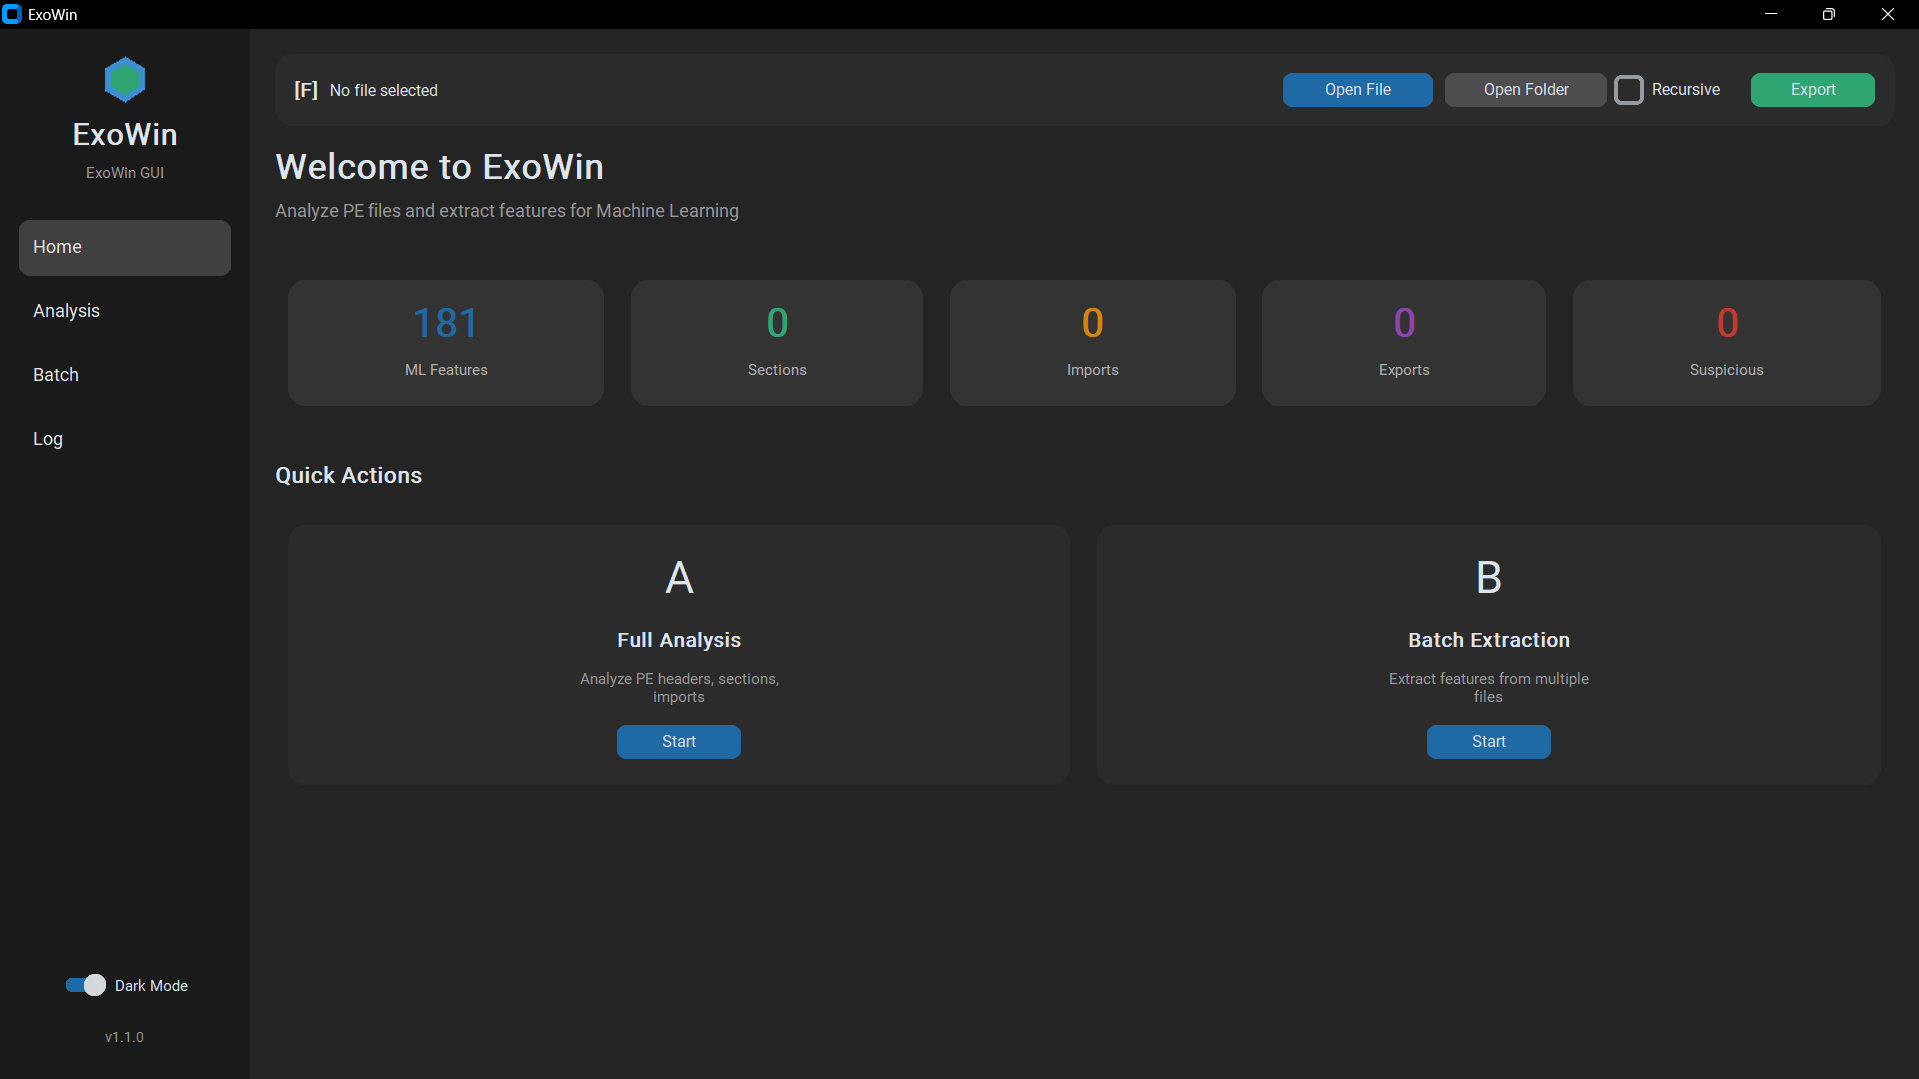

This figure's Python source:
"""
Modern GUI for ExoWin
Using CustomTkinter for a modern, responsive UI
"""
import os
import sys
import threading
import json
from pathlib import Path
from typing import Optional, List, Dict, Any
import datetime

import customtkinter as ctk
from tkinter import filedialog, messagebox
import tkinter as tk
from PIL import Image, ImageDraw, ImageTk
import math
import os
import sys
import threading
import json
from pathlib import Path
from typing import Optional, List, Dict, Any
import datetime

import customtkinter as ctk
from tkinter import filedialog, messagebox
import tkinter as tk
from PIL import Image, ImageDraw, ImageTk

# Add parent to path for imports
sys.path.insert(0, str(Path(__file__).parent.parent))

import pefile
from exowin.analyzer import ExoWinAnalyzer
from exowin.extractors import MLFeaturesExtractor, DLLFeaturesExtractor
from exowin.reporters import JSONReporter, HTMLReporter, MarkdownReporter, CSVReporter

# Set appearance
ctk.set_appearance_mode("dark")
ctk.set_default_color_theme("blue")

def create_app_icon(size=64):
    """Create a programmatic app icon with hexagon shape"""
    img = Image.new('RGBA', (size, size), (0, 0, 0, 0))
    draw = ImageDraw.Draw(img)

    center = size // 2
    radius = size // 2 - 4

    # Draw hexagon layers
    colors = [(59, 142, 208, 255), (47, 165, 114, 255), (31, 106, 165, 255)]
    for i, color in enumerate(colors):
        r = radius - (i * 8)
        if r > 0:
            points = [(center + r * math.cos(math.pi / 3 * j - math.pi / 2),
                       center + r * math.sin(math.pi / 3 * j - math.pi / 2)) for j in range(6)]
            draw.polygon(points, fill=color)

    # Draw "EX" text
    line_width = max(2, size // 20)
    ex_size = size // 3
    start_x, start_y = center - ex_size // 2 - 2, center - ex_size // 2
    white = (255, 255, 255, 255)

    # E shape
    draw.line([(start_x, start_y), (start_x, start_y + ex_size)], fill=white, width=line_width)
    draw.line([(start_x, start_y), (start_x + ex_size//2, start_y)], fill=white, width=line_width)
    draw.line([(start_x, start_y + ex_size//2), (start_x + ex_size//3, start_y + ex_size//2)], fill=white, width=line_width)
    draw.line([(start_x, start_y + ex_size), (start_x + ex_size//2, start_y + ex_size)], fill=white, width=line_width)

    # X shape
    x_start = center + 2
    draw.line([(x_start, start_y), (x_start + ex_size//2, start_y + ex_size)], fill=white, width=line_width)
    draw.line([(x_start + ex_size//2, start_y), (x_start, start_y + ex_size)], fill=white, width=line_width)

    return img


def create_sidebar_logo(size=40):
    """Create a smaller logo icon for sidebar"""
    img = Image.new('RGBA', (size, size), (0, 0, 0, 0))
    draw = ImageDraw.Draw(img)

    center = size // 2
    radius = size // 2 - 2

    # Outer hexagon (blue)
    points = [(center + radius * math.cos(math.pi / 3 * j - math.pi / 2),
               center + radius * math.sin(math.pi / 3 * j - math.pi / 2)) for j in range(6)]
    draw.polygon(points, fill=(59, 142, 208, 255))

    # Inner hexagon (green)
    inner_r = radius - 6
    points_inner = [(center + inner_r * math.cos(math.pi / 3 * j - math.pi / 2),
                     center + inner_r * math.sin(math.pi / 3 * j - math.pi / 2)) for j in range(6)]
    draw.polygon(points_inner, fill=(47, 165, 114, 255))

    return img

class StatCard(ctk.CTkFrame):
    """Stat card for dashboard"""

    def __init__(self, master, title: str, value: str = "0", color: str = "blue", **kwargs):
        super().__init__(master, corner_radius=15, fg_color=("gray90", "gray20"), **kwargs)

        self.grid_columnconfigure(0, weight=1)

        colors = {
            "blue": ("#3B8ED0", "#1F6AA5"),
            "green": ("#2FA572", "#2FA572"),
            "orange": ("#F5A623", "#D4850E"),
            "red": ("#E74C3C", "#C0392B"),
            "purple": ("#9B59B6", "#8E44AD"),
        }

        accent = colors.get(color, colors["blue"])

        # Value (big number)
        self.value_label = ctk.CTkLabel(
            self, text=value,
            font=ctk.CTkFont(size=32, weight="bold"),
            text_color=accent[0] if ctk.get_appearance_mode() == "Light" else accent[1]
        )
        self.value_label.grid(row=0, column=0, padx=20, pady=(15, 5))

        # Title
        self.title_label = ctk.CTkLabel(
            self, text=title,
            font=ctk.CTkFont(size=12),
            text_color=("gray50", "gray70")
        )
        self.title_label.grid(row=1, column=0, padx=20, pady=(0, 15))

    def set_value(self, value: str):
        self.value_label.configure(text=value)

class PEAnalyzerGUI(ctk.CTk):
    """ExoWin - Modern GUI"""

    def __init__(self):
        super().__init__()

        # Window setup
        self.title("ExoWin")
        self.geometry("1400x900")
        self.minsize(1000, 700)

        # Set window icon
        try:
            icon_img = create_app_icon(64)
            self._icon_photo = ImageTk.PhotoImage(icon_img)
            self.iconphoto(True, self._icon_photo)
        except Exception as e:
            print(f"Could not set icon: {e}")

        # Make responsive
        self.grid_columnconfigure(1, weight=1)
        self.grid_rowconfigure(0, weight=1)

        # Initialize components
        self.analyzer = ExoWinAnalyzer()
        self.ml_extractor = MLFeaturesExtractor()
        self.dll_extractor = DLLFeaturesExtractor()
        self.reporters = {
            "JSON": JSONReporter(),
            "HTML": HTMLReporter(),
            "Markdown": MarkdownReporter(),
            "CSV": CSVReporter(),
        }

        # State
        self.current_file: Optional[str] = None
        self.current_folder: Optional[str] = None  # Current selected folder
        self.current_results: Optional[Dict] = None
        self.batch_results: List[Dict] = []
        self.collapsed_sections: Dict[str, bool] = {}  # Track collapsed state
        self.expanded_batch_rows: Dict[int, bool] = {}  # Track expanded batch rows

        # Build UI
        self._create_sidebar()
        self._create_main_content()

        # Set default view
        self.show_home()

    def _create_sidebar(self):
        """Create sidebar navigation"""
        self.sidebar = ctk.CTkFrame(self, width=220, corner_radius=0, fg_color=("gray95", "gray10"))
        self.sidebar.grid(row=0, column=0, sticky="nsew")
        self.sidebar.grid_rowconfigure(10, weight=1)

        # Logo Image
        try:
            logo_img = create_sidebar_logo(40)
            self._sidebar_logo = ctk.CTkImage(light_image=logo_img, dark_image=logo_img, size=(40, 40))
            self.logo_image = ctk.CTkLabel(self.sidebar, image=self._sidebar_logo, text="")
            self.logo_image.grid(row=0, column=0, padx=20, pady=(20, 5))
        except Exception as e:
            print(f"Could not load logo: {e}")

        # Logo/Title
        self.logo_label = ctk.CTkLabel(
            self.sidebar, text="ExoWin",
            font=ctk.CTkFont(size=24, weight="bold")
        )
        self.logo_label.grid(row=1, column=0, padx=20, pady=(5, 2))

        self.subtitle = ctk.CTkLabel(
            self.sidebar, text="ExoWin GUI",
            font=ctk.CTkFont(size=12),
            text_color=("gray50", "gray60")
        )
        self.subtitle.grid(row=2, column=0, padx=20, pady=(0, 20))

        # Navigation buttons
        self.nav_buttons = {}

        nav_items = [
            ("home", "Home", self.show_home),
            ("analyze", "Analysis", self.show_analysis),
            ("batch", "Batch", self.show_batch),
            ("log", "Log", self.show_log),
        ]

        for i, (key, text, command) in enumerate(nav_items):
            btn = ctk.CTkButton(
                self.sidebar, text=text, anchor="w",
                font=ctk.CTkFont(size=14),
                fg_color="transparent",
                text_color=("gray20", "gray90"),
                hover_color=("gray80", "gray25"),
                height=45, corner_radius=10,
                command=command
            )
            btn.grid(row=i + 3, column=0, padx=15, pady=3, sticky="ew")
            self.nav_buttons[key] = btn

        # Spacer
        spacer = ctk.CTkFrame(self.sidebar, fg_color="transparent")
        spacer.grid(row=11, column=0, sticky="nsew")

        # Theme toggle
        self.theme_switch = ctk.CTkSwitch(
            self.sidebar, text="Dark Mode",
            command=self._toggle_theme,
            font=ctk.CTkFont(size=12)
        )
        self.theme_switch.grid(row=12, column=0, padx=20, pady=10)
        self.theme_switch.select()  # Dark mode default

        # Version
        self.version_label = ctk.CTkLabel(
            self.sidebar, text="v1.1.0",
            font=ctk.CTkFont(size=11),
            text_color=("gray50", "gray60")
        )
        self.version_label.grid(row=13, column=0, padx=20, pady=(5, 20))

    def _create_main_content(self):
        """Create main content area"""
        self.main_container = ctk.CTkFrame(self, corner_radius=0, fg_color="transparent")
        self.main_container.grid(row=0, column=1, sticky="nsew", padx=20, pady=20)
        self.main_container.grid_columnconfigure(0, weight=1)
        self.main_container.grid_rowconfigure(1, weight=1)

        # Top bar with file info and actions
        self._create_topbar()

        # Content frames
        self.content_frames = {}
        self._create_home_frame()
        self._create_analysis_frame()
        self._create_batch_frame()
        self._create_log_frame()

    def _create_topbar(self):
        """Create top action bar"""
        self.topbar = ctk.CTkFrame(self.main_container, height=60, corner_radius=15)
        self.topbar.grid(row=0, column=0, sticky="ew", pady=(0, 15))
        self.topbar.grid_columnconfigure(1, weight=1)

        # File info
        self.file_icon = ctk.CTkLabel(self.topbar, text="[F]", font=ctk.CTkFont(size=16, weight="bold"))
        self.file_icon.grid(row=0, column=0, padx=(15, 5), pady=15)

        self.file_label = ctk.CTkLabel(
            self.topbar, text="No file selected",
            font=ctk.CTkFont(size=13)
        )
        self.file_label.grid(row=0, column=1, sticky="w", padx=5)

        # Action buttons
        self.btn_open = ctk.CTkButton(
            self.topbar, text="Open File", width=120,
            command=self._open_file, corner_radius=8
        )
        self.btn_open.grid(row=0, column=2, padx=5, pady=10)


        # Recursive checkbox
        self.recursive_var = ctk.BooleanVar(value=False)
        self.btn_folder = ctk.CTkButton(
            self.topbar, text="Open Folder", width=130,
            command=self._open_folder, corner_radius=8,
            fg_color=("gray75", "gray30"),
            hover_color=("gray65", "gray40")
        )
        self.btn_folder.grid(row=0, column=3, padx=(5,0), pady=10, sticky="w")
        self.recursive_cb = ctk.CTkCheckBox(
            self.topbar, text="Recursive", variable=self.recursive_var)
        self.recursive_cb.grid(row=0, column=3, padx=(140,5), pady=10, sticky="w")

        self.btn_export = ctk.CTkButton(
            self.topbar, text="Export", width=100,
            command=self._export_results, corner_radius=8,
            fg_color=("#2FA572", "#2FA572"),
            hover_color=("#248A5C", "#248A5C")
        )
        self.btn_export.grid(row=0, column=4, padx=(5, 15), pady=10)

    def _create_home_frame(self):
        """Create home/dashboard frame"""
        frame = ctk.CTkFrame(self.main_container, corner_radius=15, fg_color="transparent")
        self.content_frames["home"] = frame

        frame.grid_columnconfigure((0, 1, 2, 3, 4), weight=1)

        # Welcome header
        welcome = ctk.CTkLabel(
            frame, text="Welcome to ExoWin",
            font=ctk.CTkFont(size=28, weight="bold")
        )
        welcome.grid(row=0, column=0, columnspan=5, pady=(0, 5), sticky="w")

        desc = ctk.CTkLabel(
            frame,
            text="Analyze PE files and extract features for Machine Learning",
            font=ctk.CTkFont(size=14),
            text_color=("gray50", "gray60")
        )
        desc.grid(row=1, column=0, columnspan=5, pady=(0, 30), sticky="w")

        # Stat cards
        self.stat_cards = {}

        stats = [
            ("features", "ML Features", "181", "blue"),
            ("sections", "Sections", "0", "green"),
            ("imports", "Imports", "0", "orange"),
            ("exports", "Exports", "0", "purple"),
            ("suspicious", "Suspicious", "0", "red"),
        ]

        for i, (key, title, value, color) in enumerate(stats):
            card = StatCard(frame, title, value, color)
            card.grid(row=2, column=i, padx=10, pady=10, sticky="nsew")
            self.stat_cards[key] = card

        # Quick actions
        actions_label = ctk.CTkLabel(
            frame, text="Quick Actions",
            font=ctk.CTkFont(size=18, weight="bold")
        )
        actions_label.grid(row=3, column=0, columnspan=5, pady=(30, 15), sticky="w")

        # Action cards
        actions_frame = ctk.CTkFrame(frame, fg_color="transparent")
        actions_frame.grid(row=4, column=0, columnspan=5, sticky="ew")
        actions_frame.grid_columnconfigure((0, 1), weight=1)

        action_items = [
            ("A", "Full Analysis", "Analyze PE headers, sections, imports", self._smart_analyze),
            ("B", "Batch Extraction", "Extract features from multiple files", self._smart_batch),
        ]

        for i, (icon, title, desc, cmd) in enumerate(action_items):
            card = ctk.CTkFrame(actions_frame, corner_radius=15)
            card.grid(row=0, column=i, padx=10, pady=10, sticky="nsew")
            card.grid_columnconfigure(0, weight=1)

            ctk.CTkLabel(card, text=icon, font=ctk.CTkFont(size=36)).grid(row=0, column=0, pady=(20, 10))
            ctk.CTkLabel(card, text=title, font=ctk.CTkFont(size=16, weight="bold")).grid(row=1, column=0, pady=5)
            ctk.CTkLabel(card, text=desc, font=ctk.CTkFont(size=12), text_color=("gray50", "gray60"), wraplength=180).grid(row=2, column=0, pady=5)
            ctk.CTkButton(card, text="Start", width=100, corner_radius=8, command=cmd).grid(row=3, column=0, pady=(10, 20))

    def _create_analysis_frame(self):
        """Create analysis results frame"""
        frame = ctk.CTkFrame(self.main_container, corner_radius=15, fg_color="transparent")
        self.content_frames["analyze"] = frame

        frame.grid_columnconfigure(0, weight=1)
        frame.grid_columnconfigure(1, weight=1)
        frame.grid_rowconfigure(1, weight=1)

        # Header
        header = ctk.CTkFrame(frame, fg_color="transparent")
        header.grid(row=0, column=0, columnspan=2, sticky="ew", pady=(0, 15))

        ctk.CTkLabel(header, text="Analysis Results", font=ctk.CTkFont(size=22, weight="bold")).pack(side="left")

        ctk.CTkButton(
            header, text="Analyze", width=110,
            command=self._run_full_analysis, corner_radius=8
        ).pack(side="right", padx=5)

        # Left panel - Tree view
        left_panel = ctk.CTkFrame(frame, corner_radius=15)
        left_panel.grid(row=1, column=0, sticky="nsew", padx=(0, 10))
        left_panel.grid_rowconfigure(1, weight=1)
        left_panel.grid_columnconfigure(0, weight=1)

        ctk.CTkLabel(left_panel, text="Structure", font=ctk.CTkFont(size=14, weight="bold")).grid(row=0, column=0, padx=15, pady=10, sticky="w")

        self.analysis_tree_frame = ctk.CTkScrollableFrame(left_panel, corner_radius=10)
        self.analysis_tree_frame.grid(row=1, column=0, sticky="nsew", padx=10, pady=(0, 10))
        self.analysis_tree_frame.grid_columnconfigure(0, weight=1)

        # Right panel - Details
        right_panel = ctk.CTkFrame(frame, corner_radius=15)
        right_panel.grid(row=1, column=1, sticky="nsew", padx=(10, 0))
        right_panel.grid_rowconfigure(1, weight=1)
        right_panel.grid_columnconfigure(0, weight=1)

        ctk.CTkLabel(right_panel, text="Details", font=ctk.CTkFont(size=14, weight="bold")).grid(row=0, column=0, padx=15, pady=10, sticky="w")

        self.analysis_details_frame = ctk.CTkScrollableFrame(right_panel, corner_radius=10)
        self.analysis_details_frame.grid(row=1, column=0, sticky="nsew", padx=10, pady=(0, 10))
        self.analysis_details_frame.grid_columnconfigure(0, weight=1)

    def _create_batch_frame(self):
        """Create batch feature extraction frame"""
        frame = ctk.CTkFrame(self.main_container, corner_radius=15, fg_color="transparent")
        self.content_frames["batch"] = frame

        frame.grid_columnconfigure(0, weight=1)
        frame.grid_rowconfigure(2, weight=1)

        # Header
        header = ctk.CTkFrame(frame, fg_color="transparent")
        header.grid(row=0, column=0, sticky="ew", pady=(0, 15))
        ctk.CTkLabel(header, text="Feature Extraction", font=ctk.CTkFont(size=22, weight="bold")).pack(side="left")
        ctk.CTkLabel(header, text="(Extract ML features from file/folder)", font=ctk.CTkFont(size=12), text_color=("gray50", "gray60")).pack(side="left", padx=15)

        # Options panel
        settings = ctk.CTkFrame(frame, corner_radius=15)
        settings.grid(row=1, column=0, sticky="ew", pady=(0, 15))

        options_frame = ctk.CTkFrame(settings, fg_color="transparent")
        options_frame.pack(fill="x", padx=15, pady=15)

        ctk.CTkLabel(options_frame, text="Pattern:").pack(side="left")
        self.batch_pattern_entry = ctk.CTkEntry(options_frame, width=140, placeholder_text="*.exe,*.dll")
        self.batch_pattern_entry.pack(side="left", padx=(5, 20))
        self.batch_pattern_entry.insert(0, "*.exe,*.dll")

        ctk.CTkLabel(options_frame, text="Label:").pack(side="left")
        self.batch_label_entry = ctk.CTkEntry(options_frame, width=150, placeholder_text="e.g., malware/benign")
        self.batch_label_entry.pack(side="left", padx=(5, 20))


        ctk.CTkButton(
            options_frame, text="Extract Features", width=140,
            command=self._run_batch_extraction, corner_radius=8,
            fg_color=("#2FA572", "#2FA572"), hover_color=("#248A5C", "#248A5C")
        ).pack(side="right")

        # Progress
        progress_frame = ctk.CTkFrame(settings, corner_radius=10, fg_color=("gray90", "gray17"))
        progress_frame.pack(fill="x", padx=15, pady=(0, 15))
        progress_frame.grid_columnconfigure(0, weight=1)

        self.batch_progress = ctk.CTkProgressBar(progress_frame, height=12, corner_radius=6)
        self.batch_progress.pack(fill="x", padx=15, pady=(15, 8))
        self.batch_progress.set(0)

        self.batch_status = ctk.CTkLabel(progress_frame, text="Ready - select a file or folder first", font=ctk.CTkFont(size=12))
        self.batch_status.pack(anchor="w", padx=15, pady=(0, 12))

        # Results
        results_frame = ctk.CTkFrame(frame, corner_radius=15)
        results_frame.grid(row=2, column=0, sticky="nsew")
        results_frame.grid_columnconfigure(0, weight=1)
        results_frame.grid_rowconfigure(1, weight=1)

        results_header = ctk.CTkFrame(results_frame, fg_color="transparent")
        results_header.grid(row=0, column=0, sticky="ew", padx=15, pady=10)

        ctk.CTkLabel(results_header, text="Results (click to view features)", font=ctk.CTkFont(size=14, weight="bold")).pack(side="left")
        ctk.CTkButton(
            results_header, text="Export CSV", width=120,
            command=self._export_batch_csv, corner_radius=8
        ).pack(side="right")

        self.batch_results_scroll = ctk.CTkScrollableFrame(results_frame, corner_radius=10)
        self.batch_results_scroll.grid(row=1, column=0, sticky="nsew", padx=10, pady=(0, 10))
        self.batch_results_scroll.grid_columnconfigure(0, weight=1)

    def _create_log_frame(self):
        """Create log frame"""
        frame = ctk.CTkFrame(self.main_container, corner_radius=15, fg_color="transparent")
        self.content_frames["log"] = frame

        frame.grid_columnconfigure(0, weight=1)
        frame.grid_rowconfigure(1, weight=1)

        # Header
        header = ctk.CTkFrame(frame, fg_color="transparent")
        header.grid(row=0, column=0, sticky="ew", pady=(0, 15))

        ctk.CTkLabel(header, text="Activity Log", font=ctk.CTkFont(size=22, weight="bold")).pack(side="left")
        ctk.CTkButton(header, text="Clear", width=80, command=self._clear_log, corner_radius=8).pack(side="right")

        # Log text
        log_container = ctk.CTkFrame(frame, corner_radius=15)
        log_container.grid(row=1, column=0, sticky="nsew")
        log_container.grid_columnconfigure(0, weight=1)
        log_container.grid_rowconfigure(0, weight=1)

        self.log_text = ctk.CTkTextbox(log_container, corner_radius=10, font=ctk.CTkFont(family="Consolas", size=12))
        self.log_text.grid(row=0, column=0, sticky="nsew", padx=10, pady=10)

    # === Navigation ===

    def _select_nav(self, key: str):
        """Update navigation button states"""
        for k, btn in self.nav_buttons.items():
            if k == key:
                btn.configure(fg_color=("gray75", "gray25"))
            else:
                btn.configure(fg_color="transparent")

    def _show_frame(self, key: str):
        """Show a content frame"""
        for k, frame in self.content_frames.items():
            if k == key:
                frame.grid(row=1, column=0, sticky="nsew")
            else:
                frame.grid_forget()
        self._select_nav(key)

    def show_home(self):
        self._show_frame("home")

    def show_analysis(self):
        self._show_frame("analyze")

    def show_batch(self):
        self._show_frame("batch")

    def show_log(self):
        self._show_frame("log")

    # === Actions ===

    def _toggle_theme(self):
        """Toggle dark/light theme"""
        if self.theme_switch.get():
            ctk.set_appearance_mode("dark")
        else:
            ctk.set_appearance_mode("light")

    def _open_file(self):
        """Open a PE file"""
        filetypes = [
            ("PE Files", "*.exe *.dll *.sys *.ocx *.scr"),
            ("All Files", "*.*")
        ]
        filepath = filedialog.askopenfilename(title="Select PE File", filetypes=filetypes)

        if filepath:
            self.current_file = filepath
            self.current_folder = None  # Clear folder selection
            self.file_icon.configure(text="[F]")
            self.file_label.configure(text=Path(filepath).name)
            self._log(f"Opened: {filepath}")

    def _open_folder(self):
        """Open folder containing PE files"""
        folder = filedialog.askdirectory(title="Select Folder")
        if folder:
            self.current_folder = folder
            self.current_file = None  # Clear single file selection
            folder_name = Path(folder).name
            # Count PE files in folder
            pe_count = len(list(Path(folder).glob("*.exe"))) + len(list(Path(folder).glob("*.dll")))
            self.file_icon.configure(text="[D]")
            self.file_label.configure(text=f"{folder_name}/ ({pe_count} PE files)")
            self._log(f"Selected folder: {folder} ({pe_count} PE files)")

    def _smart_analyze(self):
        """Smart analyze: run if file/folder selected, else go to Analysis tab"""
        if self.current_file or self.current_folder:
            self._run_full_analysis()
        else:
            self.show_analysis()

    def _smart_batch(self):
        """Smart batch: run extraction if file/folder selected, else go to Batch tab"""
        if self.current_file or self.current_folder:
            self.show_batch()
            self._run_batch_extraction()
        else:
            self.show_batch()

    def _run_full_analysis(self):
        """Run full analysis on file or folder"""
        if self.current_folder:
            # Analyze folder
            self._scan_folder_analysis()
        elif self.current_file:
            # Analyze single file
            self._log(f"Starting analysis: {Path(self.current_file).name}")
            threading.Thread(target=self._do_full_analysis, daemon=True).start()
        else:
            messagebox.showwarning("No Selection", "Please open a PE file or folder first.")

    def _scan_folder_analysis(self):
        """Scan folder for PE files and analyze them"""
        if not self.current_folder:
            messagebox.showwarning("No Folder", "Please select a folder using 'Open Folder' button first.")
            return

        recursive = self.folder_recursive_var.get()
        self._log(f"Scanning folder: {self.current_folder} (recursive={recursive})")
        threading.Thread(target=self._do_folder_analysis, args=(recursive,), daemon=True).start()

    def _do_folder_analysis(self, recursive=False):
        """Perform folder analysis in thread"""
        folder_path = Path(self.current_folder)
        patterns = ["*.exe", "*.dll", "*.sys", "*.ocx", "*.scr"]
        pe_files = []
        for pattern in patterns:
            if recursive:
                pe_files.extend(folder_path.rglob(pattern))
            else:
                pe_files.extend(folder_path.glob(pattern))

        if not pe_files:
            self._log("No PE files found in folder")
            self.after(0, lambda: messagebox.showinfo("No Files", "No PE files found in the selected folder."))
            return

        self._log(f"Found {len(pe_files)} PE files")

        all_results = []
        total_sections = 0
        total_imports = 0
        total_suspicious = 0

        for i, filepath in enumerate(pe_files):
            try:
                result = self.analyzer.analyze_file(str(filepath))
                result["_filepath"] = str(filepath)
                all_results.append(result)

                total_sections += result.get("sections", {}).get("count", 0)
                total_imports += len(result.get("imports", {}).get("imports", []))
                total_suspicious += len(result.get("suspicious_indicators", []))

                self._log(f"Analyzed: {filepath.name}")
            except Exception as e:
                self._log(f"Failed: {filepath.name} - {e}")

        if all_results:
            self.current_results = all_results
            self.after(0, lambda: self._display_folder_analysis(all_results, total_sections, total_imports, total_suspicious))
            self._log(f"Folder analysis complete: {len(all_results)} files")

    def _do_full_analysis(self):
        """Perform full analysis in thread"""
        try:
            result = self.analyzer.analyze_file(self.current_file)
            self.current_results = result

            # Update UI on main thread
            self.after(0, lambda: self._display_analysis(result))
            self._log("Analysis complete")

        except Exception as e:
            self._log(f"Error: {e}")
            self.after(0, lambda: messagebox.showerror("Error", str(e)))

    def _display_analysis(self, result: Dict):
        """Display analysis results with collapsible sections"""
        # Update stat cards
        sections = result.get("sections", {})
        imports = result.get("imports", {})
        indicators = result.get("suspicious_indicators", [])
        dll_features = result.get("dll_features", {})

        self.stat_cards["sections"].set_value(str(sections.get("count", 0)))
        self.stat_cards["imports"].set_value(str(len(imports.get("imports", []))))
        self.stat_cards["suspicious"].set_value(str(len(indicators)))

        # Update exports stat
        exports_count = dll_features.get("exports", {}).get("count", 0) if dll_features else imports.get("exports", {}).get("count", 0)
        self.stat_cards["exports"].set_value(str(exports_count))

        # Store result for toggle
        self._current_analysis_result = result

        # Build structure tree with collapsible sections
        self._build_structure_tree(result)

        # Build formatted details
        self._build_details_view(result)

        self.show_analysis()

    def _build_structure_tree(self, result: Dict):
        """Build collapsible structure tree"""
        for widget in self.analysis_tree_frame.winfo_children():
            widget.destroy()

        file_info = result.get("file_info", {})
        sections = result.get("sections", {})
        imports = result.get("imports", {})
        indicators = result.get("suspicious_indicators", [])
        headers = result.get("headers", {})
        strings = result.get("strings", {})

        row = 0

        # File Info Section
        row = self._add_collapsible_section(
            row, "file_info", "File Info", "#3498DB",
            self._build_file_info_content, file_info
        )

        # PE Headers Section
        row = self._add_collapsible_section(
            row, "headers", "PE Headers", "#9B59B6",
            self._build_headers_content, headers
        )

        # Security Features Section (for both EXE and DLL)
        opt_header = headers.get("optional_header", {})
        row = self._add_collapsible_section(
            row, "security", "Security Features", "#16A085",
            self._build_security_content, opt_header
        )

        # Sections Section
        row = self._add_collapsible_section(
            row, "sections", f"Sections ({sections.get('count', 0)})", "#27AE60",
            self._build_sections_content, sections
        )

        # Imports Section
        import_count = len(imports.get("imports", []))
        func_count = sum(len(imp.get("functions", [])) for imp in imports.get("imports", []))
        row = self._add_collapsible_section(
            row, "imports", f"Imports ({import_count} DLLs, {func_count} funcs)", "#F39C12",
            self._build_imports_content, imports
        )

        # Strings Section
        if strings:
            string_count = strings.get("count", 0)
            row = self._add_collapsible_section(
                row, "strings", f"Strings ({string_count})", "#1ABC9C",
                self._build_strings_content, strings
            )

        # Suspicious Indicators Section
        if indicators:
            row = self._add_collapsible_section(
                row, "suspicious", f"Suspicious ({len(indicators)})", "#E74C3C",
                self._build_suspicious_content, indicators
            )

        # DLL Features Section (if DLL)
        dll_features = result.get("dll_features", {})
        if dll_features and dll_features.get("is_dll"):
            row = self._add_collapsible_section(
                row, "dll_features", "DLL Analysis", "#8E44AD",
                self._build_dll_features_content, dll_features
            )

    def _add_collapsible_section(self, row: int, section_id: str, title: str, color: str, content_builder, data) -> int:
        """Add a collapsible section to the tree"""
        is_collapsed = self.collapsed_sections.get(section_id, False)  # Default expanded

        # Section header - use light/dark bg colors instead of hex with alpha
        light_bg = "gray90"
        dark_bg = "gray25"
        header_frame = ctk.CTkFrame(self.analysis_tree_frame, corner_radius=8, fg_color=(light_bg, dark_bg), height=38)
        header_frame.grid(row=row, column=0, sticky="ew", pady=3, padx=2)
        header_frame.grid_columnconfigure(1, weight=1)

        toggle_text = "▶" if is_collapsed else "▼"
        toggle_btn = ctk.CTkButton(
            header_frame, text=toggle_text, width=28, height=28,
            fg_color="transparent", hover_color=("gray80", "gray35"),
            text_color=color, font=ctk.CTkFont(size=12),
            command=lambda sid=section_id: self._toggle_section(sid)
        )
        toggle_btn.grid(row=0, column=0, padx=5, pady=5)

        ctk.CTkLabel(header_frame, text=title, font=ctk.CTkFont(size=13, weight="bold"), text_color=color).grid(row=0, column=1, sticky="w", pady=5)
        row += 1

        # Section content
        if not is_collapsed:
            content_frame = ctk.CTkFrame(self.analysis_tree_frame, corner_radius=6, fg_color=("gray95", "gray17"))
            content_frame.grid(row=row, column=0, sticky="ew", pady=(0, 5), padx=8)
            content_frame.grid_columnconfigure(0, weight=1)
            content_builder(content_frame, data)
            row += 1

        return row

    def _toggle_section(self, section_id: str):
        """Toggle a section's collapsed state"""
        self.collapsed_sections[section_id] = not self.collapsed_sections.get(section_id, False)
        if hasattr(self, '_current_analysis_result'):
            self._build_structure_tree(self._current_analysis_result)

    def _build_file_info_content(self, frame: ctk.CTkFrame, file_info: Dict):
        """Build file info section content"""
        frame.grid_columnconfigure(1, weight=1)
        sha256 = file_info.get("sha256", "N/A")
        sha256_display = sha256[:40] + "..." if sha256 and len(sha256) > 40 else sha256
        ssdeep = file_info.get("ssdeep", "")
        ssdeep_display = ssdeep[:35] + "..." if ssdeep and len(ssdeep) > 35 else ssdeep
        items = [
            ("Filename", file_info.get("filename", "N/A")),
            ("Size", f"{file_info.get('size', 0):,} bytes"),
            ("MD5", file_info.get("md5", "N/A")),
            ("SHA1", file_info.get("sha1", "N/A")),
            ("SHA256", sha256_display),
            ("Entropy", f"{file_info.get('entropy', 0):.4f} - {file_info.get('entropy_interpretation', '')}"),
            ("Imphash", file_info.get("imphash", "N/A")),
        ]
        if ssdeep_display:
            items.append(("SSDeep", ssdeep_display))
        for i, (label, value) in enumerate(items):
            ctk.CTkLabel(frame, text=label, font=ctk.CTkFont(size=11), text_color=("#3498DB", "#5DADE2")).grid(row=i, column=0, sticky="w", padx=10, pady=3)
            ctk.CTkLabel(frame, text=str(value), font=ctk.CTkFont(size=11, family="Consolas")).grid(row=i, column=1, sticky="w", padx=5, pady=3)

    def _build_headers_content(self, frame: ctk.CTkFrame, headers: Dict):
        """Build PE headers section content"""
        frame.grid_columnconfigure(1, weight=1)
        file_hdr = headers.get("file_header", {})
        opt = headers.get("optional_header", {})

        # Handle entry point - might be string or int
        entry_point = opt.get('AddressOfEntryPoint', 0)
        if isinstance(entry_point, str):
            entry_str = entry_point
        else:
            entry_str = f"0x{entry_point:08X}"

        # Handle image base - might be string or int
        image_base = opt.get('ImageBase', 0)
        if isinstance(image_base, str):
            base_str = image_base
        else:
            base_str = f"0x{image_base:X}"

        # Get characteristics list
        chars = file_hdr.get("Characteristics", [])
        chars_str = ", ".join(chars[:4]) if isinstance(chars, list) else str(chars)
        if isinstance(chars, list) and len(chars) > 4:
            chars_str += f" (+{len(chars)-4})"

        items = [
            ("PE Type", headers.get("pe_type", "Unknown")),
            ("Machine", file_hdr.get("Machine", "N/A")),
            ("Subsystem", opt.get("Subsystem", "N/A")),
            ("Entry Point", entry_str),
            ("Image Base", base_str),
            ("Linker", f"{opt.get('MajorLinkerVersion', 0)}.{opt.get('MinorLinkerVersion', 0)}"),
            ("Timestamp", file_hdr.get("TimeDateStamp", "N/A")),
            ("Sections", file_hdr.get("NumberOfSections", 0)),
            ("Checksum", opt.get("CheckSum", "N/A")),
            ("Flags", chars_str),
        ]
        for i, (label, value) in enumerate(items):
            ctk.CTkLabel(frame, text=label, font=ctk.CTkFont(size=11), text_color=("#9B59B6", "#BB8FCE")).grid(row=i, column=0, sticky="w", padx=10, pady=3)
            ctk.CTkLabel(frame, text=str(value), font=ctk.CTkFont(size=11, family="Consolas")).grid(row=i, column=1, sticky="w", padx=5, pady=3)

    def _build_security_content(self, frame: ctk.CTkFrame, opt_header: Dict):
        """Build security features content from DllCharacteristics"""
        frame.grid_columnconfigure(1, weight=1)

        dll_char = opt_header.get("DllCharacteristics", "0x0")

        # Parse hex value
        try:
            if isinstance(dll_char, str):
                char_value = int(dll_char, 16)
            else:
                char_value = int(dll_char)
        except (ValueError, TypeError):
            char_value = 0

        # Define security features with their flags
        features = [
            (0x0040, "ASLR", "Address Space Layout Randomization"),
            (0x0100, "DEP/NX", "Data Execution Prevention"),
            (0x4000, "CFG", "Control Flow Guard"),
            (0x0020, "High Entropy VA", "64-bit ASLR with high entropy"),
            (0x0080, "Force Integrity", "Code signing required"),
            (0x0400, "No SEH", "No structured exception handling"),
        ]

        # Calculate security score
        score = 0
        if char_value & 0x0040: score += 25  # ASLR
        if char_value & 0x0100: score += 25  # DEP
        if char_value & 0x4000: score += 25  # CFG
        if char_value & 0x0020: score += 15  # High Entropy
        if char_value & 0x0080: score += 10  # Force Integrity

        # Score color
        if score >= 75:
            score_color = "#27AE60"
        elif score >= 50:
            score_color = "#F39C12"
        else:
            score_color = "#E74C3C"

        # Security score row
        ctk.CTkLabel(frame, text="Security Score", font=ctk.CTkFont(size=11, weight="bold"),
                     text_color=("#16A085", "#1ABC9C")).grid(row=0, column=0, sticky="w", padx=10, pady=3)
        ctk.CTkLabel(frame, text=f"{score}/100", font=ctk.CTkFont(size=11, family="Consolas", weight="bold"),
                     text_color=score_color).grid(row=0, column=1, sticky="w", padx=5, pady=3)

        # Feature rows
        for i, (flag, name, desc) in enumerate(features, start=1):
            enabled = bool(char_value & flag)
            status = "✓ Enabled" if enabled else "✗ Disabled"
            status_color = "#27AE60" if enabled else "#E74C3C"

            # Important features (ASLR, DEP, CFG) show red if disabled
            if not enabled and flag in [0x0040, 0x0100, 0x4000]:
                status_color = "#E74C3C"
            elif not enabled:
                status_color = ("gray50", "gray60")

            ctk.CTkLabel(frame, text=name, font=ctk.CTkFont(size=10),
                         text_color=("#16A085", "#1ABC9C")).grid(row=i, column=0, sticky="w", padx=10, pady=2)
            ctk.CTkLabel(frame, text=status, font=ctk.CTkFont(size=10, family="Consolas"),
                         text_color=status_color).grid(row=i, column=1, sticky="w", padx=5, pady=2)

    def _build_sections_content(self, frame: ctk.CTkFrame, sections: Dict):
        """Build sections content with table"""
        frame.grid_columnconfigure((0, 1, 2, 3), weight=1)
        # Header
        headers = ["Name", "VSize", "Entropy", "Characteristics"]
        for i, h in enumerate(headers):
            ctk.CTkLabel(frame, text=h, font=ctk.CTkFont(size=10, weight="bold"), text_color=("#27AE60", "#2ECC71")).grid(row=0, column=i, padx=8, pady=5, sticky="w")

        for i, sec in enumerate(sections.get("sections", [])[:12], start=1):
            entropy = sec.get("Entropy", 0)
            # Color based on entropy
            if entropy > 7.2:
                entropy_color = "#E74C3C"  # High - suspicious
            elif entropy > 6.5:
                entropy_color = "#F39C12"  # Medium - warning
            else:
                entropy_color = ("gray40", "gray70")  # Normal

            ctk.CTkLabel(frame, text=sec.get("Name", ""), font=ctk.CTkFont(size=10, family="Consolas")).grid(row=i, column=0, padx=8, pady=2, sticky="w")
            ctk.CTkLabel(frame, text=f"{sec.get('VirtualSize', 0):,}", font=ctk.CTkFont(size=10)).grid(row=i, column=1, padx=8, pady=2, sticky="w")
            ctk.CTkLabel(frame, text=f"{entropy:.2f}", font=ctk.CTkFont(size=10, weight="bold"), text_color=entropy_color).grid(row=i, column=2, padx=8, pady=2, sticky="w")
            chars = sec.get("Characteristics", "")[:25]
            ctk.CTkLabel(frame, text=chars, font=ctk.CTkFont(size=9)).grid(row=i, column=3, padx=8, pady=2, sticky="w")

    def _build_imports_content(self, frame: ctk.CTkFrame, imports: Dict):
        """Build imports content"""
        import_list = imports.get("imports", [])
        for i, imp in enumerate(import_list[:12]):
            dll = imp.get("dll", "")
            funcs = imp.get("functions", [])

            dll_frame = ctk.CTkFrame(frame, fg_color="transparent")
            dll_frame.pack(fill="x", padx=5, pady=2)

            ctk.CTkLabel(dll_frame, text=dll, font=ctk.CTkFont(size=11, weight="bold"), text_color=("#F39C12", "#F5B041")).pack(anchor="w")
            # Extract function names - handle both dict and string formats
            func_names = []
            for f in funcs[:6]:
                if isinstance(f, dict):
                    func_names.append(f.get("name", str(f)))
                else:
                    func_names.append(str(f))
            func_text = ", ".join(func_names) + (f" (+{len(funcs)-6} more)" if len(funcs) > 6 else "")
            ctk.CTkLabel(dll_frame, text=func_text, font=ctk.CTkFont(size=9), text_color=("gray50", "gray60"), wraplength=280).pack(anchor="w", padx=15)

        if len(import_list) > 12:
            ctk.CTkLabel(frame, text=f"... and {len(import_list) - 12} more DLLs", font=ctk.CTkFont(size=10), text_color=("gray50", "gray60")).pack(anchor="w", padx=10, pady=5)

    def _build_strings_content(self, frame: ctk.CTkFrame, strings: Dict):
        """Build strings content"""
        interesting = strings.get("interesting_strings", [])[:10]
        for i, s in enumerate(interesting):
            text = s[:65] + ("..." if len(s) > 65 else "")
            ctk.CTkLabel(frame, text=f"- {text}", font=ctk.CTkFont(size=10, family="Consolas"), text_color=("#1ABC9C", "#48C9B0")).pack(anchor="w", padx=10, pady=1)

    def _build_suspicious_content(self, frame: ctk.CTkFrame, indicators: List):
        """Build suspicious indicators content"""
        for i, ind in enumerate(indicators[:12]):
            text = ind[:70] + ("..." if len(ind) > 70 else "")
            ctk.CTkLabel(frame, text=f"- {text}", font=ctk.CTkFont(size=10), text_color="#E74C3C").pack(anchor="w", padx=10, pady=2)
        if len(indicators) > 12:
            ctk.CTkLabel(frame, text=f"... and {len(indicators) - 12} more", font=ctk.CTkFont(size=10), text_color=("gray50", "gray60")).pack(anchor="w", padx=10, pady=3)

    def _build_dll_features_content(self, frame: ctk.CTkFrame, dll_features: Dict):
        """Build DLL features content"""
        frame.grid_columnconfigure(1, weight=1)

        dll_info = dll_features.get("dll_info", {})
        dll_type = dll_features.get("dll_type_analysis", {})
        dll_chars = dll_features.get("dll_characteristics", {})
        exports = dll_features.get("exports", {})
        security = dll_chars.get("security_features", {})

        # Security score color
        security_score = dll_chars.get("security_score", 0)
        if security_score >= 75:
            score_color = "#27AE60"
        elif security_score >= 50:
            score_color = "#F39C12"
        else:
            score_color = "#E74C3C"

        # Risk level color
        risk_level = dll_info.get("risk_level", "NONE")
        if risk_level == "HIGH":
            risk_color = "#E74C3C"
        elif risk_level == "MEDIUM":
            risk_color = "#F39C12"
        else:
            risk_color = "#27AE60"

        items = [
            ("DLL Type", dll_type.get("type", "Unknown")),
            ("Subtypes", ", ".join(dll_type.get("subtypes", [])) or "None"),
            ("Exports", f"{exports.get('count', 0)} ({exports.get('named_count', 0)} named, {exports.get('ordinal_only_count', 0)} ordinal)"),
            ("Forwarded", str(len(dll_features.get("forwarded_functions", [])))),
            ("Security Score", f"{security_score}/100"),
            ("Risk Level", risk_level),
        ]

        for i, (label, value) in enumerate(items):
            label_color = "#8E44AD"
            value_color = ("gray20", "gray90")

            # Special coloring for security score and risk
            if label == "Security Score":
                value_color = score_color
            elif label == "Risk Level":
                value_color = risk_color

            ctk.CTkLabel(frame, text=label, font=ctk.CTkFont(size=11), text_color=(label_color, "#BB8FCE")).grid(row=i, column=0, sticky="w", padx=10, pady=3)
            if isinstance(value_color, str):
                ctk.CTkLabel(frame, text=str(value), font=ctk.CTkFont(size=11, family="Consolas", weight="bold"), text_color=value_color).grid(row=i, column=1, sticky="w", padx=5, pady=3)
            else:
                ctk.CTkLabel(frame, text=str(value), font=ctk.CTkFont(size=11, family="Consolas")).grid(row=i, column=1, sticky="w", padx=5, pady=3)

        # Security features
        row = len(items)
        ctk.CTkLabel(frame, text="Security Features:", font=ctk.CTkFont(size=10), text_color=("#8E44AD", "#BB8FCE")).grid(row=row, column=0, sticky="w", padx=10, pady=(8, 3))

        security_text = []
        if security.get("aslr_enabled"):
            security_text.append("ASLR")
        if security.get("dep_enabled"):
            security_text.append("DEP")
        if security.get("cfg_enabled"):
            security_text.append("CFG")
        if security.get("high_entropy_va"):
            security_text.append("High Entropy")

        ctk.CTkLabel(frame, text=" | ".join(security_text) if security_text else "None", font=ctk.CTkFont(size=10, family="Consolas")).grid(row=row, column=1, sticky="w", padx=5, pady=(8, 3))

    def _build_details_view(self, result: Dict):
        """Build visual detailed view with cards - shows ALL data"""
        for widget in self.analysis_details_frame.winfo_children():
            widget.destroy()

        file_info = result.get("file_info", {})
        headers = result.get("headers", {})
        sections = result.get("sections", {})
        imports = result.get("imports", {})
        strings = result.get("strings", {})
        indicators = result.get("suspicious_indicators", [])

        # ═══════════════════════════════════════════════════════════════
        # FILE INFORMATION CARD
        # ═══════════════════════════════════════════════════════════════
        file_items = [
            ("Filename", file_info.get("filename", "N/A")),
            ("Full Path", file_info.get("filepath", "N/A")),
            ("Size", f"{file_info.get('size', 0):,} bytes"),
            ("Entropy", f"{file_info.get('entropy', 0):.6f} - {file_info.get('entropy_interpretation', '')}"),
            ("---", ""),
            ("MD5", file_info.get("md5", "N/A")),
            ("SHA1", file_info.get("sha1", "N/A")),
            ("SHA256", file_info.get("sha256", "N/A")),
            ("Imphash", file_info.get("imphash", "N/A")),
        ]
        if file_info.get("ssdeep"):
            file_items.append(("SSDeep", file_info.get("ssdeep")))

        self._add_detail_card("FILE INFORMATION", "#3498DB", file_items)

        # ═══════════════════════════════════════════════════════════════
        # PE HEADERS CARD
        # ═══════════════════════════════════════════════════════════════
        file_hdr = headers.get("file_header", {})
        opt = headers.get("optional_header", {})
        dos = headers.get("dos_header", {})

        header_items = []
        if dos:
            header_items.append(("[ DOS HEADER ]", ""))
            for key, val in dos.items():
                header_items.append((f"  {key}", str(val)))
        if file_hdr:
            header_items.append(("---", ""))
            header_items.append(("[ FILE HEADER ]", ""))
            for key, val in file_hdr.items():
                header_items.append((f"  {key}", str(val)))
        if opt:
            header_items.append(("---", ""))
            header_items.append(("[ OPTIONAL HEADER ]", ""))
            for key, val in opt.items():
                if isinstance(val, int) and key in ['AddressOfEntryPoint', 'ImageBase', 'BaseOfCode', 'SectionAlignment', 'FileAlignment']:
                    header_items.append((f"  {key}", f"0x{val:X}"))
                else:
                    header_items.append((f"  {key}", str(val)))

        if header_items:
            self._add_detail_card("PE HEADERS", "#9B59B6", header_items)

        # ═══════════════════════════════════════════════════════════════
        # SECURITY FEATURES CARD (for both EXE and DLL)
        # ═══════════════════════════════════════════════════════════════
        dll_char = opt.get("DllCharacteristics", "0x0")
        try:
            if isinstance(dll_char, str):
                char_value = int(dll_char, 16)
            else:
                char_value = int(dll_char)
        except (ValueError, TypeError):
            char_value = 0

        # Calculate security score
        score = 0
        if char_value & 0x0040: score += 25  # ASLR
        if char_value & 0x0100: score += 25  # DEP
        if char_value & 0x4000: score += 25  # CFG
        if char_value & 0x0020: score += 15  # High Entropy
        if char_value & 0x0080: score += 10  # Force Integrity

        security_items = [
            ("Security Score", f"{score}/100"),
            ("---", ""),
            ("ASLR", "✓ Enabled" if char_value & 0x0040 else "✗ Disabled"),
            ("DEP/NX", "✓ Enabled" if char_value & 0x0100 else "✗ Disabled"),
            ("CFG", "✓ Enabled" if char_value & 0x4000 else "✗ Disabled"),
            ("High Entropy VA", "✓ Enabled" if char_value & 0x0020 else "✗ Disabled"),
            ("Force Integrity", "✓ Enabled" if char_value & 0x0080 else "✗ Disabled"),
            ("No SEH", "Yes" if char_value & 0x0400 else "No"),
        ]
        self._add_detail_card("SECURITY FEATURES", "#16A085", security_items)

        # ═══════════════════════════════════════════════════════════════
        # SECTIONS CARD (ALL)
        # ═══════════════════════════════════════════════════════════════
        sections_list = sections.get("sections", [])
        if sections_list:
            section_items = []
            for i, sec in enumerate(sections_list):
                if i > 0:
                    section_items.append(("---", ""))

                va = sec.get('VirtualAddress', 0)
                vs = sec.get('VirtualSize', 0)
                srd = sec.get('SizeOfRawData', 0)
                ptrd = sec.get('PointerToRawData', 0)
                ent = sec.get('Entropy', 0)

                va_str = va if isinstance(va, str) else f"0x{va:08X}"
                vs_str = vs if isinstance(vs, str) else f"{vs:,}"
                srd_str = srd if isinstance(srd, str) else f"{srd:,}"
                ptrd_str = ptrd if isinstance(ptrd, str) else f"0x{ptrd:08X}"
                ent_str = ent if isinstance(ent, str) else f"{ent:.4f}"

                # Entropy warning
                ent_val = float(ent) if isinstance(ent, (int, float)) else 0
                ent_warning = " [HIGH]" if ent_val > 7.2 else " [MEDIUM]" if ent_val > 6.5 else ""

                section_items.append((f"[{i+1}] {sec.get('Name', 'Unknown')}", ""))
                section_items.append(("  VirtualAddress", va_str))
                section_items.append(("  VirtualSize", f"{vs_str} bytes"))
                section_items.append(("  SizeOfRawData", f"{srd_str} bytes"))
                section_items.append(("  PointerToRawData", ptrd_str))
                section_items.append(("  Entropy", f"{ent_str}{ent_warning}"))
                section_items.append(("  Characteristics", sec.get('Characteristics', 'N/A')))

            self._add_detail_card(f"SECTIONS ({len(sections_list)})", "#27AE60", section_items)

        # ═══════════════════════════════════════════════════════════════
        # IMPORTS CARD (ALL DLLs and ALL Functions)
        # ═══════════════════════════════════════════════════════════════
        import_list = imports.get("imports", [])
        if import_list:
            total_funcs = sum(len(imp.get("functions", [])) for imp in import_list)
            import_items = []

            for idx, imp in enumerate(import_list):
                if idx > 0:
                    import_items.append(("---", ""))

                dll = imp.get("dll", "Unknown")
                funcs = imp.get("functions", [])
                import_items.append((f"[{dll}]", f"({len(funcs)} functions)"))

                for f in funcs:
                    if isinstance(f, dict):
                        name = f.get("name", "Unknown")
                        addr = f.get("address", "")
                        ordinal = f.get("ordinal", "")
                        if addr:
                            import_items.append((f"  {name}", f"@ {addr}"))
                        else:
                            import_items.append((f"  {name}", f"Ordinal: {ordinal}" if ordinal else ""))
                    else:
                        import_items.append((f"  {f}", ""))

            self._add_detail_card(f"IMPORTS ({len(import_list)} DLLs, {total_funcs} functions)", "#F39C12", import_items)

        # ═══════════════════════════════════════════════════════════════
        # EXPORTS CARD (ALL)
        # ═══════════════════════════════════════════════════════════════
        exports = imports.get("exports", {})
        export_funcs = exports.get("functions", [])
        if export_funcs:
            export_items = []
            for exp in export_funcs:
                if isinstance(exp, dict):
                    name = exp.get("name", "Unknown")
                    addr = exp.get("address", "")
                    ordinal = exp.get("ordinal", "")
                    export_items.append((name, f"@ {addr} (Ordinal: {ordinal})"))
                else:
                    export_items.append((str(exp), ""))
            self._add_detail_card(f"EXPORTS ({len(export_funcs)})", "#1ABC9C", export_items)

        # ═══════════════════════════════════════════════════════════════
        # SUSPICIOUS APIs CARD (ALL)
        # ═══════════════════════════════════════════════════════════════
        suspicious_apis = imports.get("suspicious_apis", {})
        if suspicious_apis:
            total_apis = sum(len(v) for v in suspicious_apis.values())
            api_items = []
            for category, apis in suspicious_apis.items():
                if apis:
                    if api_items:
                        api_items.append(("---", ""))
                    api_items.append((f"[{category.upper()}]", f"({len(apis)})"))
                    for api in apis:
                        api_items.append((f"  {api}", ""))
            self._add_detail_card(f"SUSPICIOUS APIs ({total_apis})", "#E74C3C", api_items)

        # ═══════════════════════════════════════════════════════════════
        # STRINGS CARD (ALL)
        # ═══════════════════════════════════════════════════════════════
        interesting_strings = strings.get("interesting_strings", [])
        urls = strings.get("urls", [])
        ips = strings.get("ip_addresses", [])
        paths = strings.get("file_paths", [])
        registry = strings.get("registry_keys", [])

        if urls or ips or paths or registry or interesting_strings:
            string_items = []

            if urls:
                string_items.append((f"[URLs]", f"({len(urls)})"))
                for u in urls:
                    string_items.append((f"  {u}", ""))

            if ips:
                if string_items:
                    string_items.append(("---", ""))
                string_items.append((f"[IP Addresses]", f"({len(ips)})"))
                for ip in ips:
                    string_items.append((f"  {ip}", ""))

            if paths:
                if string_items:
                    string_items.append(("---", ""))
                string_items.append((f"[File Paths]", f"({len(paths)})"))
                for p in paths:
                    string_items.append((f"  {p}", ""))

            if registry:
                if string_items:
                    string_items.append(("---", ""))
                string_items.append((f"[Registry Keys]", f"({len(registry)})"))
                for r in registry:
                    string_items.append((f"  {r}", ""))

            if interesting_strings:
                if string_items:
                    string_items.append(("---", ""))
                string_items.append((f"[Interesting]", f"({len(interesting_strings)})"))
                for s in interesting_strings:
                    string_items.append((f"  {s}", ""))

            total_strings = len(urls) + len(ips) + len(paths) + len(registry) + len(interesting_strings)
            self._add_detail_card(f"STRINGS ({total_strings})", "#1ABC9C", string_items)

        # ═══════════════════════════════════════════════════════════════
        # SUSPICIOUS INDICATORS CARD (ALL)
        # ═══════════════════════════════════════════════════════════════
        if indicators:
            ind_items = [(f"[{i:02d}] {ind}", "") for i, ind in enumerate(indicators, 1)]
            self._add_detail_card(f"SUSPICIOUS INDICATORS ({len(indicators)})", "#E74C3C", ind_items)

        # ═══════════════════════════════════════════════════════════════
        # DLL FEATURES CARD (if DLL)
        # ═══════════════════════════════════════════════════════════════
        dll_features = result.get("dll_features", {})
        if dll_features and dll_features.get("is_dll"):
            self._build_dll_details_card(dll_features)

    def _build_dll_details_card(self, dll_features: Dict):
        """Build detailed DLL features card"""
        dll_info = dll_features.get("dll_info", {})
        dll_type = dll_features.get("dll_type_analysis", {})
        dll_chars = dll_features.get("dll_characteristics", {})
        exports = dll_features.get("exports", {})
        forwarded = dll_features.get("forwarded_functions", [])
        indicators = dll_features.get("suspicious_indicators", [])
        security = dll_chars.get("security_features", {})

        # DLL Info Card
        dll_items = [
            ("[ GENERAL ]", ""),
            ("  DLL Type", dll_type.get("type", "Unknown")),
            ("  Subtypes", ", ".join(dll_type.get("subtypes", [])) or "None"),
            ("  Risk Level", dll_info.get("risk_level", "NONE")),
            ("  Risk Score", f"{dll_info.get('risk_score', 0)}/100"),
            ("---", ""),
            ("[ SECURITY ]", ""),
            ("  Security Score", f"{dll_chars.get('security_score', 0)}/100"),
            ("  ASLR", "Enabled" if security.get("aslr_enabled") else "Disabled"),
            ("  DEP", "Enabled" if security.get("dep_enabled") else "Disabled"),
            ("  CFG", "Enabled" if security.get("cfg_enabled") else "Disabled"),
            ("  High Entropy VA", "Enabled" if security.get("high_entropy_va") else "Disabled"),
            ("  Force Integrity", "Enabled" if security.get("force_integrity") else "Disabled"),
            ("  No SEH", "Yes" if security.get("no_seh") else "No"),
            ("---", ""),
            ("[ EXPORTS ]", ""),
            ("  Total Count", str(exports.get("count", 0))),
            ("  Named Exports", str(exports.get("named_count", 0))),
            ("  Ordinal-Only", str(exports.get("ordinal_only_count", 0))),
            ("  Forwarded", str(len(forwarded))),
        ]

        # Add export categories
        categories = exports.get("categories", {})
        if categories:
            dll_items.append(("---", ""))
            dll_items.append(("[ EXPORT CATEGORIES ]", ""))
            for cat, funcs in categories.items():
                if funcs:
                    dll_items.append((f"  {cat.replace('_', ' ').title()}", str(len(funcs))))

        self._add_detail_card("DLL ANALYSIS", "#8E44AD", dll_items)

        # DLL Exports Card (show first 30)
        export_funcs = exports.get("functions", [])
        if export_funcs:
            export_items = []
            for i, exp in enumerate(export_funcs[:30]):
                name = exp.get("name") or f"Ordinal_{exp.get('ordinal', '?')}"
                addr = exp.get("address", "")
                is_fwd = exp.get("is_forwarded", False)
                forwarder = exp.get("forwarder", "")

                if is_fwd:
                    export_items.append((f"  {name}", f"-> {forwarder}", "#F39C12"))
                else:
                    export_items.append((f"  {name}", addr))

            if len(export_funcs) > 30:
                export_items.append(("---", ""))
                export_items.append((f"  ... and {len(export_funcs) - 30} more exports", ""))

            self._add_detail_card(f"DLL EXPORTS ({len(export_funcs)})", "#9B59B6", export_items)

        # DLL Suspicious Indicators
        if indicators:
            sus_items = []
            for ind in indicators:
                severity = ind.get("severity", "info").upper()
                desc = ind.get("description", "")
                if severity == "HIGH":
                    sus_items.append((f"[{severity}] {desc}", "", "#E74C3C"))
                elif severity == "MEDIUM":
                    sus_items.append((f"[{severity}] {desc}", "", "#F39C12"))
                else:
                    sus_items.append((f"[{severity}] {desc}", ""))

            self._add_detail_card(f"DLL SUSPICIOUS ({len(indicators)})", "#E74C3C", sus_items)

    def _add_detail_card(self, title: str, color: str, items: list):
        """Add a detailed card to the details panel"""
        card = ctk.CTkFrame(self.analysis_details_frame, corner_radius=12, fg_color=("white", "gray20"))
        card.pack(fill="x", pady=5, padx=2)
        card.grid_columnconfigure(1, weight=1)

        # Title bar
        title_bar = ctk.CTkFrame(card, corner_radius=0, fg_color=(color, color), height=32)
        title_bar.pack(fill="x")
        title_bar.pack_propagate(False)
        ctk.CTkLabel(
            title_bar, text=title,
            font=ctk.CTkFont(size=12, weight="bold"),
            text_color="white"
        ).pack(side="left", padx=12, pady=6)

        # Content
        content = ctk.CTkFrame(card, fg_color="transparent")
        content.pack(fill="x", padx=10, pady=8)
        content.grid_columnconfigure(1, weight=1)

        row = 0
        for item in items:
            # Support both (label, value) and (label, value, custom_color)
            if len(item) == 3:
                label, value, item_color = item
            else:
                label, value = item
                item_color = None

            if label == "---":
                # Separator
                sep = ctk.CTkFrame(content, height=1, fg_color=("gray80", "gray40"))
                sep.grid(row=row, column=0, columnspan=2, sticky="ew", pady=5)
            elif value == "":
                # Section header - use custom color or default card color
                header_color = item_color if item_color else color
                ctk.CTkLabel(
                    content, text=label,
                    font=ctk.CTkFont(size=11, weight="bold"),
                    text_color=(header_color, header_color)
                ).grid(row=row, column=0, columnspan=2, sticky="w", pady=2)
            else:
                # Key-value pair
                ctk.CTkLabel(
                    content, text=label,
                    font=ctk.CTkFont(size=10),
                    text_color=("gray50", "gray60")
                ).grid(row=row, column=0, sticky="w", padx=(0, 10), pady=1)
                # Use custom color for value if provided
                value_color = item_color if item_color else ("gray20", "gray90")
                if item_color:
                    value_color = (item_color, item_color)
                ctk.CTkLabel(
                    content, text=value,
                    font=ctk.CTkFont(size=10, family="Consolas"),
                    text_color=value_color
                ).grid(row=row, column=1, sticky="w", pady=1)
            row += 1

    def _display_folder_analysis(self, results: List[Dict], total_sections: int, total_imports: int, total_suspicious: int):
        """Display folder analysis results"""
        # Update stat cards
        self.stat_cards["sections"].set_value(str(total_sections))
        self.stat_cards["imports"].set_value(str(total_imports))
        self.stat_cards["suspicious"].set_value(str(total_suspicious))

        # Store for toggle
        self._folder_results = results

        # Clear and populate tree
        for widget in self.analysis_tree_frame.winfo_children():
            widget.destroy()

        row = 0

        # Folder summary
        summary_frame = ctk.CTkFrame(self.analysis_tree_frame, corner_radius=10, fg_color=("#E8F4FD", "#1a3a4a"))
        summary_frame.grid(row=row, column=0, sticky="ew", pady=(5, 10), padx=2)
        summary_frame.grid_columnconfigure(0, weight=1)

        stats_row = ctk.CTkFrame(summary_frame, fg_color="transparent")
        stats_row.pack(fill="x", padx=15, pady=10)

        ctk.CTkLabel(stats_row, text=f"{len(results)} files analyzed", font=ctk.CTkFont(size=14, weight="bold"), text_color=("#1F6AA5", "#5DADE2")).pack(side="left")

        clean_count = sum(1 for r in results if not r.get("suspicious_indicators", []))
        susp_count = len(results) - clean_count
        ctk.CTkLabel(stats_row, text=f"{clean_count} clean", font=ctk.CTkFont(size=11), text_color=("#27AE60", "#2ECC71")).pack(side="right", padx=10)
        if susp_count > 0:
            ctk.CTkLabel(stats_row, text=f"{susp_count} suspicious", font=ctk.CTkFont(size=11), text_color="#E74C3C").pack(side="right", padx=10)
        row += 1

        # File list - show each file with suspicious indicators only
        for idx, result in enumerate(results):
            filepath = result.get("_filepath", "Unknown")
            filename = Path(filepath).name
            file_info = result.get("file_info", {})
            indicators = result.get("suspicious_indicators", [])
            section_id = f"folder_file_{idx}"

            is_collapsed = self.collapsed_sections.get(section_id, True)  # Default collapsed

            # Color based on suspicious indicators
            name_color = "#E74C3C" if indicators else ("#27AE60", "#2ECC71")
            status = f"[!{len(indicators)}]" if indicators else "[OK]"
            bg_color = ("#FEF0F0", "#3a2020") if indicators else ("gray95", "gray20")

            # File header (clickable)
            file_frame = ctk.CTkFrame(self.analysis_tree_frame, corner_radius=8, fg_color=bg_color)
            file_frame.grid(row=row, column=0, sticky="ew", pady=2, padx=2)
            file_frame.grid_columnconfigure(1, weight=1)
            row += 1

            # Toggle button (only for files with indicators)
            if indicators:
                toggle_text = "▶" if is_collapsed else "▼"
                toggle_btn = ctk.CTkButton(
                    file_frame, text=toggle_text, width=25, height=25,
                    fg_color="transparent", hover_color=("gray85", "gray30"),
                    text_color=name_color, font=ctk.CTkFont(size=10),
                    command=lambda sid=section_id: self._toggle_folder_file(sid)
                )
                toggle_btn.grid(row=0, column=0, padx=5, pady=8)
            else:
                # Spacer for clean files
                ctk.CTkLabel(file_frame, text="", width=25).grid(row=0, column=0, padx=5, pady=8)

            # File name and basic info
            info_frame = ctk.CTkFrame(file_frame, fg_color="transparent")
            info_frame.grid(row=0, column=1, sticky="ew", pady=8, padx=5)

            ctk.CTkLabel(info_frame, text=f"{status} {filename}", font=ctk.CTkFont(size=11, weight="bold"), text_color=name_color).pack(side="left")

            entropy = file_info.get("entropy", 0)
            entropy_color = "#E74C3C" if entropy > 7.0 else "#F39C12" if entropy > 6.5 else ("gray50", "gray60")
            ctk.CTkLabel(info_frame, text=f"E:{entropy:.1f}", font=ctk.CTkFont(size=10), text_color=entropy_color).pack(side="right", padx=5)

            size = file_info.get("size", 0)
            ctk.CTkLabel(info_frame, text=f"{size:,}B", font=ctk.CTkFont(size=10), text_color=("gray50", "gray60")).pack(side="right", padx=5)

            # Expanded content - ONLY show suspicious indicators (no other details)
            if not is_collapsed and indicators:
                content_frame = ctk.CTkFrame(self.analysis_tree_frame, corner_radius=6, fg_color=("gray95", "gray17"))
                content_frame.grid(row=row, column=0, sticky="ew", pady=(0, 5), padx=10)
                content_frame.grid_columnconfigure(0, weight=1)
                row += 1

                # Show ALL suspicious indicators only
                for j, ind in enumerate(indicators):
                    ctk.CTkLabel(content_frame, text=f"[{j+1}] {ind}", font=ctk.CTkFont(size=9), text_color="#E74C3C", wraplength=380).pack(anchor="w", padx=10, pady=2)

        # Details panel - formatted summary
        self._build_folder_details_view(results)

        self.show_analysis()

    def _toggle_folder_file(self, section_id: str):
        """Toggle folder file collapsed state"""
        self.collapsed_sections[section_id] = not self.collapsed_sections.get(section_id, True)
        if hasattr(self, '_folder_results'):
            # Recalculate totals
            total_sections = sum(r.get("sections", {}).get("count", 0) for r in self._folder_results)
            total_imports = sum(len(r.get("imports", {}).get("imports", [])) for r in self._folder_results)
            total_suspicious = sum(len(r.get("suspicious_indicators", [])) for r in self._folder_results)
            self._display_folder_analysis(self._folder_results, total_sections, total_imports, total_suspicious)

    def _build_folder_details_view(self, results: List[Dict]):
        """Build folder analysis details view"""
        for widget in self.analysis_details_frame.winfo_children():
            widget.destroy()

        # Summary card
        summary_card = ctk.CTkFrame(self.analysis_details_frame, corner_radius=12, fg_color=("white", "gray20"))
        summary_card.pack(fill="x", pady=5, padx=2)

        title_bar = ctk.CTkFrame(summary_card, corner_radius=0, fg_color=("#3498DB", "#1F6AA5"), height=35)
        title_bar.pack(fill="x")
        title_bar.pack_propagate(False)
        ctk.CTkLabel(title_bar, text="Folder Analysis Summary", font=ctk.CTkFont(size=13, weight="bold"), text_color="white").pack(side="left", padx=12, pady=8)

        # Stats
        stats_frame = ctk.CTkFrame(summary_card, fg_color="transparent")
        stats_frame.pack(fill="x", padx=10, pady=10)
        stats_frame.grid_columnconfigure((0, 1, 2, 3), weight=1)

        clean_count = sum(1 for r in results if not r.get("suspicious_indicators", []))
        susp_count = len(results) - clean_count
        total_size = sum(r.get("file_info", {}).get("size", 0) for r in results)
        avg_entropy = sum(r.get("file_info", {}).get("entropy", 0) for r in results) / len(results) if results else 0

        stats = [
            ("Total Files", str(len(results)), "#3498DB"),
            ("Clean", str(clean_count), "#27AE60"),
            ("Suspicious", str(susp_count), "#E74C3C"),
            ("Avg Entropy", f"{avg_entropy:.2f}", "#9B59B6"),
        ]

        for i, (label, value, color) in enumerate(stats):
            stat_box = ctk.CTkFrame(stats_frame, fg_color=("gray90", "gray25"), corner_radius=8)
            stat_box.grid(row=0, column=i, padx=4, pady=4, sticky="ew")
            ctk.CTkLabel(stat_box, text=value, font=ctk.CTkFont(size=18, weight="bold"), text_color=color).pack(pady=(8, 2))
            ctk.CTkLabel(stat_box, text=label, font=ctk.CTkFont(size=9), text_color=("gray50", "gray60")).pack(pady=(0, 8))

        # Suspicious files list
        suspicious_files = [r for r in results if r.get("suspicious_indicators", [])]
        if suspicious_files:
            susp_card = ctk.CTkFrame(self.analysis_details_frame, corner_radius=12, fg_color=("#FDEDEC", "#4a1a1a"))
            susp_card.pack(fill="x", pady=5, padx=2)

            ctk.CTkLabel(susp_card, text=f"Suspicious Files ({len(suspicious_files)})", font=ctk.CTkFont(size=12, weight="bold"), text_color="#E74C3C").pack(anchor="w", padx=12, pady=(10, 5))

            for r in suspicious_files[:8]:
                filename = Path(r.get("_filepath", "Unknown")).name
                ind_count = len(r.get("suspicious_indicators", []))
                ctk.CTkLabel(susp_card, text=f"- {filename} ({ind_count} indicators)", font=ctk.CTkFont(size=10), text_color="#E74C3C").pack(anchor="w", padx=20, pady=1)

            if len(suspicious_files) > 8:
                ctk.CTkLabel(susp_card, text=f"... and {len(suspicious_files) - 8} more", font=ctk.CTkFont(size=9), text_color=("gray50", "gray60")).pack(anchor="w", padx=20, pady=(2, 10))
            else:
                ctk.CTkFrame(susp_card, height=10, fg_color="transparent").pack()

        # Clean files summary
        clean_files = [r for r in results if not r.get("suspicious_indicators", [])]
        if clean_files:
            clean_card = ctk.CTkFrame(self.analysis_details_frame, corner_radius=12, fg_color=("#E8F8F5", "#1a3a2a"))
            clean_card.pack(fill="x", pady=5, padx=2)

            ctk.CTkLabel(clean_card, text=f"Clean Files ({len(clean_files)})", font=ctk.CTkFont(size=12, weight="bold"), text_color=("#27AE60", "#2ECC71")).pack(anchor="w", padx=12, pady=(10, 5))

            for r in clean_files:
                filename = Path(r.get("_filepath", "Unknown")).name
                file_info = r.get("file_info", {})
                entropy = file_info.get("entropy", 0)
                size = file_info.get("size", 0)
                ctk.CTkLabel(clean_card, text=f"- {filename} | {size:,}B | E:{entropy:.2f}", font=ctk.CTkFont(size=10), text_color=("#27AE60", "#2ECC71")).pack(anchor="w", padx=20, pady=1)

            ctk.CTkFrame(clean_card, height=10, fg_color="transparent").pack()

        # ═══════════════════════════════════════════════════════════════
        # DETAILED CARDS FOR SUSPICIOUS FILES ONLY
        # ═══════════════════════════════════════════════════════════════
        for result in suspicious_files:
            filepath = result.get("_filepath", "Unknown")
            filename = Path(filepath).name
            file_info = result.get("file_info", {})
            indicators = result.get("suspicious_indicators", [])
            sections_data = result.get("sections", {})
            imports_data = result.get("imports", {})
            headers_data = result.get("headers", {})

            # Build detailed items for suspicious file
            file_items = [
                # Basic Info - Blue
                ("[ FILE INFO ]", "", "#3498DB"),
                ("Filename", filename),
                ("Full Path", filepath),
                ("Size", f"{file_info.get('size', 0):,} bytes"),
                ("File Type", file_info.get("file_type", "N/A")),
                ("Entropy", f"{file_info.get('entropy', 0):.4f}"),
                ("---", ""),
                # Hashes - Purple
                ("[ HASHES ]", "", "#9B59B6"),
                ("MD5", file_info.get("md5", "N/A")),
                ("SHA1", file_info.get("sha1", "N/A")),
                ("SHA256", file_info.get("sha256", "N/A")),
                ("---", ""),
                # PE Info - Orange
                ("[ PE INFO ]", "", "#F39C12"),
                ("Sections", str(sections_data.get("count", 0))),
                ("Imports", str(len(imports_data.get("imports", [])))),
            ]

            # Add PE header info
            opt = headers_data.get("optional_header", {})
            file_hdr = headers_data.get("file_header", {})
            if opt or file_hdr:
                entry_point = opt.get('AddressOfEntryPoint', 0)
                if isinstance(entry_point, int):
                    entry_point = f"0x{entry_point:08X}"
                file_items.append(("Entry Point", str(entry_point)))
                file_items.append(("Machine", file_hdr.get("Machine", "N/A")))
                file_items.append(("Timestamp", file_hdr.get("TimeDateStamp", "N/A")))

            # Add suspicious indicators - Red
            file_items.append(("---", ""))
            file_items.append((f"[ SUSPICIOUS INDICATORS ({len(indicators)}) ]", "", "#E74C3C"))
            for i, ind in enumerate(indicators, 1):
                file_items.append((f"  [{i:02d}] {ind}", "", "#E74C3C"))

            self._add_detail_card(f"[!] {filename}", "#E74C3C", file_items)

    def _run_batch_extraction(self):
        """Run feature extraction on current file or folder"""
        if self.current_folder:
            self._log(f"Starting feature extraction: {self.current_folder}")
            threading.Thread(target=self._do_batch_folder_extraction, daemon=True).start()
        elif self.current_file:
            self._log(f"Starting feature extraction: {Path(self.current_file).name}")
            threading.Thread(target=self._do_single_extraction, daemon=True).start()
        else:
            messagebox.showwarning("No Selection", "Please select a file or folder first using buttons above.")

    def _do_single_extraction(self):
        """Extract features from single file"""
        try:
            self.batch_results = []
            self.expanded_batch_rows = {}
            self.after(0, self._clear_batch_results)

            self.after(0, lambda: self.batch_status.configure(text=f"Extracting: {Path(self.current_file).name}"))
            self.after(0, lambda: self.batch_progress.set(0.5))

            pe = pefile.PE(self.current_file)
            features = self.ml_extractor.extract(pe, self.current_file)
            pe.close()

            # Add metadata
            label = self.batch_label_entry.get().strip()
            if label:
                features["label"] = label
            features["filename"] = Path(self.current_file).name
            features["filepath"] = self.current_file

            self.batch_results.append(features)

            self.after(0, lambda: self.batch_progress.set(1.0))
            self.after(0, self._display_batch_results)
            self.after(0, lambda: self.batch_status.configure(text=f"Complete: 1 file, {len(features)} features"))
            self._log(f"Extracted {len(features)} features")

        except Exception as e:
            self._log(f"Error: {e}")
            self.after(0, lambda: messagebox.showerror("Error", str(e)))

    def _do_batch_folder_extraction(self):
        """Extract features from folder"""
        pattern_input = self.batch_pattern_entry.get() or "*.exe,*.dll"
        recursive = self.recursive_var.get()
        label = self.batch_label_entry.get().strip()

        try:
            self.batch_results = []
            self.expanded_batch_rows = {}
            self.after(0, self._clear_batch_results)

            folder_path = Path(self.current_folder)

            # Support multiple patterns separated by comma
            patterns = [p.strip() for p in pattern_input.split(",") if p.strip()]
            files = []
            for pattern in patterns:
                if recursive:
                    files.extend(folder_path.rglob(pattern))
                else:
                    files.extend(folder_path.glob(pattern))

            # Remove duplicates while preserving order
            files = list(dict.fromkeys(files))

            if not files:
                self._log("No files found")
                self.after(0, lambda: self.batch_status.configure(text="No files found matching pattern"))
                return

            total = len(files)
            self._log(f"Found {total} files")

            success = 0
            for i, filepath in enumerate(files):
                try:
                    progress = (i + 1) / total
                    self.after(0, lambda p=progress: self.batch_progress.set(p))
                    self.after(0, lambda f=filepath.name, n=i+1, t=total: self.batch_status.configure(text=f"Extracting {n}/{t}: {f}"))

                    pe = pefile.PE(str(filepath))
                    features = self.ml_extractor.extract(pe, str(filepath))
                    pe.close()

                    features["filename"] = filepath.name
                    features["filepath"] = str(filepath)
                    if label:
                        features["label"] = label

                    self.batch_results.append(features)
                    success += 1
                    self._log(f"OK: {filepath.name}")

                except Exception as e:
                    self._log(f"FAIL: {filepath.name}: {e}")

            self.after(0, self._display_batch_results)
            self.after(0, lambda: self.batch_status.configure(text=f"Complete: {success}/{total} files extracted"))
            self._log(f"Extraction complete: {success}/{total}")

        except Exception as e:
            self._log(f"Batch error: {e}")

    def _clear_batch_results(self):
        """Clear batch results display"""
        for widget in self.batch_results_scroll.winfo_children():
            widget.destroy()

    def _display_batch_results(self):
        """Display feature extraction results with expandable rows"""
        self._clear_batch_results()

        for idx, features in enumerate(self.batch_results):
            filename = features.get("filename", "Unknown")
            filepath = features.get("filepath", "")
            is_expanded = self.expanded_batch_rows.get(idx, False)

            # Get key stats from features
            entropy = features.get("file_entropy", 0)
            size = features.get("file_size", 0)
            sections = features.get("section_count", 0)
            imports = features.get("import_count", 0)
            anomaly = features.get("anomaly_score", 0)

            # Color based on anomaly score
            if anomaly > 0.5:
                bg_color = ("#F5E6E8", "#352828")
                status_color = ("#A04050", "#D4757F")  # Softer red/pink
            elif anomaly > 0.3:
                bg_color = ("#FEF9E7", "#3a3520")
                status_color = ("#C07020", "#E8A050")  # Softer orange
            else:
                bg_color = ("gray95", "gray20")
                status_color = ("#27AE60", "#58D68D")  # Green

            # Main row (clickable)
            row_frame = ctk.CTkFrame(self.batch_results_scroll, corner_radius=8, fg_color=bg_color, cursor="hand2")
            row_frame.pack(fill="x", pady=2, padx=2)
            row_frame.bind("<Button-1>", lambda e, i=idx: self._toggle_batch_row(i))

            # Row content
            row_content = ctk.CTkFrame(row_frame, fg_color="transparent")
            row_content.pack(fill="x", padx=10, pady=8)
            row_content.bind("<Button-1>", lambda e, i=idx: self._toggle_batch_row(i))

            # Toggle indicator
            toggle_text = "▼" if is_expanded else "▶"
            toggle_lbl = ctk.CTkLabel(row_content, text=toggle_text, font=ctk.CTkFont(size=12), text_color=status_color, width=20)
            toggle_lbl.pack(side="left")
            toggle_lbl.bind("<Button-1>", lambda e, i=idx: self._toggle_batch_row(i))

            # Filename
            name_lbl = ctk.CTkLabel(row_content, text=filename, font=ctk.CTkFont(size=11, weight="bold"), text_color=status_color)
            name_lbl.pack(side="left", padx=(5, 10))
            name_lbl.bind("<Button-1>", lambda e, i=idx: self._toggle_batch_row(i))

            # Feature count
            feat_count = len(features)
            feat_lbl = ctk.CTkLabel(row_content, text=f"[{feat_count} features]", font=ctk.CTkFont(size=10), text_color=("gray50", "gray60"))
            feat_lbl.pack(side="left")
            feat_lbl.bind("<Button-1>", lambda e, i=idx: self._toggle_batch_row(i))

            # Stats on right
            stats_text = f"E:{entropy:.2f} | A:{anomaly:.3f} | S:{sections} | I:{imports}"
            stats_lbl = ctk.CTkLabel(row_content, text=stats_text, font=ctk.CTkFont(size=10), text_color=("gray50", "gray60"))
            stats_lbl.pack(side="right")
            stats_lbl.bind("<Button-1>", lambda e, i=idx: self._toggle_batch_row(i))

            # Expanded feature table
            if is_expanded:
                self._build_feature_table(features, idx)

    def _toggle_batch_row(self, idx: int):
        """Toggle batch row expansion"""
        self.expanded_batch_rows[idx] = not self.expanded_batch_rows.get(idx, False)
        self._display_batch_results()

    def _build_feature_table(self, features: Dict, idx: int):
        """Build compact feature table with multiple columns - shows ALL features"""
        table_frame = ctk.CTkFrame(self.batch_results_scroll, corner_radius=8, fg_color=("white", "gray17"))
        table_frame.pack(fill="x", pady=(0, 8), padx=5)

        # Number of column pairs (feature | value)
        num_cols = 5  # 5 pairs = 10 columns total

        # Header row
        header = ctk.CTkFrame(table_frame, fg_color=("#3498DB", "#1F6AA5"), height=22)
        header.pack(fill="x")
        header.pack_propagate(False)

        for i in range(num_cols):
            header.grid_columnconfigure(i * 2, weight=2)
            header.grid_columnconfigure(i * 2 + 1, weight=1)
            ctk.CTkLabel(header, text="Feature", font=ctk.CTkFont(size=8, weight="bold"), text_color="white").grid(row=0, column=i*2, sticky="w", padx=3, pady=2)
            ctk.CTkLabel(header, text="Val", font=ctk.CTkFont(size=8, weight="bold"), text_color="white").grid(row=0, column=i*2+1, sticky="w", padx=3, pady=2)

        # Table content using grid
        content = ctk.CTkFrame(table_frame, fg_color="transparent")
        content.pack(fill="x")

        for i in range(num_cols):
            content.grid_columnconfigure(i * 2, weight=2)
            content.grid_columnconfigure(i * 2 + 1, weight=1)

        # Convert features to list for easier indexing
        feature_list = list(features.items())
        total_features = len(feature_list)
        rows_needed = (total_features + num_cols - 1) // num_cols

        for row in range(rows_needed):
            row_bg = ("gray95", "gray22") if row % 2 == 0 else ("white", "gray17")

            for col in range(num_cols):
                idx = row * num_cols + col

                if idx < total_features:
                    key, value = feature_list[idx]

                    # Format value compact
                    if isinstance(value, float):
                        val_text = f"{value:.3f}"
                    elif isinstance(value, bool):
                        val_text = "1" if value else "0"
                    elif isinstance(value, int):
                        val_text = str(value)
                    else:
                        val_text = str(value)[:20]
                else:
                    key, val_text = "", ""

                # Feature name cell
                name_cell = ctk.CTkFrame(content, fg_color=row_bg, height=18)
                name_cell.grid(row=row, column=col*2, sticky="ew", padx=0, pady=0)
                name_cell.grid_propagate(False)
                ctk.CTkLabel(name_cell, text=key, font=ctk.CTkFont(size=7), text_color=("gray30", "gray80")).pack(side="left", padx=3, pady=0)

                # Value cell
                value_cell = ctk.CTkFrame(content, fg_color=row_bg, height=18)
                value_cell.grid(row=row, column=col*2+1, sticky="ew", padx=0, pady=0)
                value_cell.grid_propagate(False)
                ctk.CTkLabel(value_cell, text=val_text, font=ctk.CTkFont(size=7, family="Consolas"), text_color=("gray20", "gray90")).pack(side="left", padx=3, pady=0)

        # Footer with total count
        footer = ctk.CTkFrame(table_frame, fg_color=("gray90", "gray25"), height=20)
        footer.pack(fill="x")
        footer.pack_propagate(False)
        ctk.CTkLabel(footer, text=f"Total: {len(features)} features", font=ctk.CTkFont(size=7, weight="bold"), text_color=("gray50", "gray60")).pack(side="left", padx=6, pady=2)

    def _export_batch_csv(self):
        """Export batch features to CSV"""
        if not self.batch_results:
            messagebox.showwarning("No Results", "No features to export.")
            return

        filepath = filedialog.asksaveasfilename(title="Export CSV", filetypes=[("CSV", "*.csv")], defaultextension=".csv")
        if filepath:
            try:
                from exowin.reporters import CSVReporter
                CSVReporter.generate_batch(self.batch_results, filepath)
                self._log(f"Exported: {filepath} ({len(self.batch_results)} samples)")
                messagebox.showinfo("Export Complete", f"Saved {len(self.batch_results)} samples to:\n{filepath}")
            except Exception as e:
                messagebox.showerror("Export Error", str(e))

    def _export_results(self):
        """Export current results"""
        if not self.current_results:
            messagebox.showwarning("No Results", "No results to export.")
            return

        data = self.current_results

        filetypes = [("JSON", "*.json"), ("HTML", "*.html"), ("Markdown", "*.md")]
        filepath = filedialog.asksaveasfilename(title="Export", filetypes=filetypes, defaultextension=".json")

        if filepath:
            try:
                ext = Path(filepath).suffix.lower()
                if ext == ".json":
                    self.reporters["JSON"].generate(data, filepath)
                elif ext == ".html":
                    self.reporters["HTML"].generate(data, filepath)
                elif ext == ".md":
                    self.reporters["Markdown"].generate(data, filepath)

                self._log(f"Exported to: {filepath}")
                messagebox.showinfo("Export Complete", f"Saved to:\n{filepath}")
            except Exception as e:
                messagebox.showerror("Export Error", str(e))

    def _log(self, message: str):
        """Add log message"""
        timestamp = datetime.datetime.now().strftime("%H:%M:%S")
        self.after(0, lambda: self._insert_log(f"[{timestamp}] {message}\n"))

    def _insert_log(self, message: str):
        """Insert log message"""
        self.log_text.insert("end", message)
        self.log_text.see("end")

    def _clear_log(self):
        """Clear log"""
        self.log_text.delete("1.0", "end")


def main():
    """Main entry point"""
    app = PEAnalyzerGUI()
    app.mainloop()


if __name__ == "__main__":
    main()
